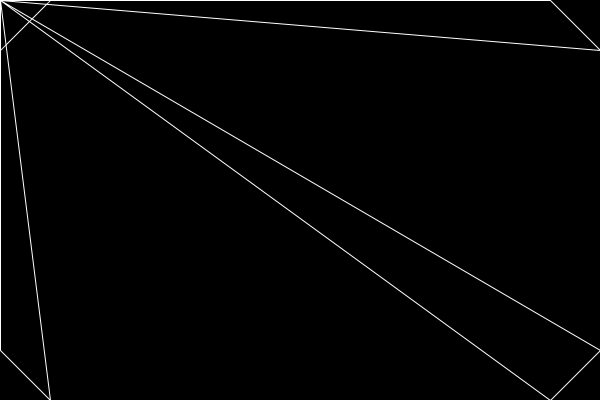
Frame 1 (no input)
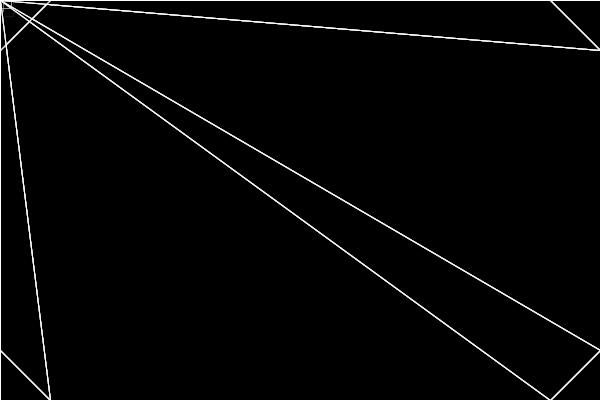
Frame 60 (the mouse pressed at the canvas centre just before this capture)
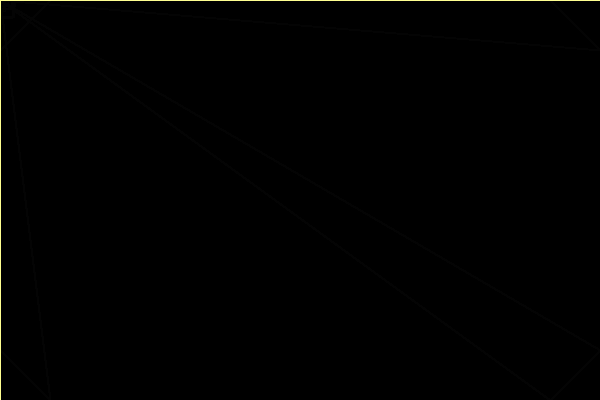
Frame 120 (the mouse held since frame 60 and released just before this capture)

The Processing sketch that drew these frames (run headless with seeded random() and noise(); from frame 60 on, the mouse is pressed at the canvas centre):

// Processing sketch: processing_164801
// ── processing_164801.pde

int counter;
void setup(){
  size(600,400);
  background(0,0,0);
  counter=0;
}

void draw()
{
  fill(0,0,0,30);
  rect(0,0,600,400);
  counter=counter+1;
  if(counter>15) counter=0;
  if(mouseButton==RIGHT){
  stroke(mouseX,(255),random(100,255));
     rect(mouseX,mouseY,random(-20,20),random(-20,20));
  }
  stroke(mouseX,(255),random(100,255));
  if(!mousePressed){
       stroke(255,255,255);
  triangle(mouseX,mouseY,50,0,0,50);
  triangle(mouseX,mouseY,550,400,600,350);
  triangle(mouseX,mouseY,550,0,600,50);
  triangle(mouseX,mouseY,50,400,0,350);
  rect(mouseX,mouseY,random(-20,20),random(-20,20));
  }

}

void mouseDragged(){
  if(counter==10){
    if(mouseButton==LEFT){
    stroke(mouseX,random(100,255),(255));
    noFill();
    ellipse(mouseX+random(-20,20),mouseY+random(-20,20),80,80);
    ellipse(mouseX+random(-30,15),mouseY+random(-15,15),50,50);
    ellipse(mouseX+random(30,18),mouseY+random(-20,12),30,30);}}

}
